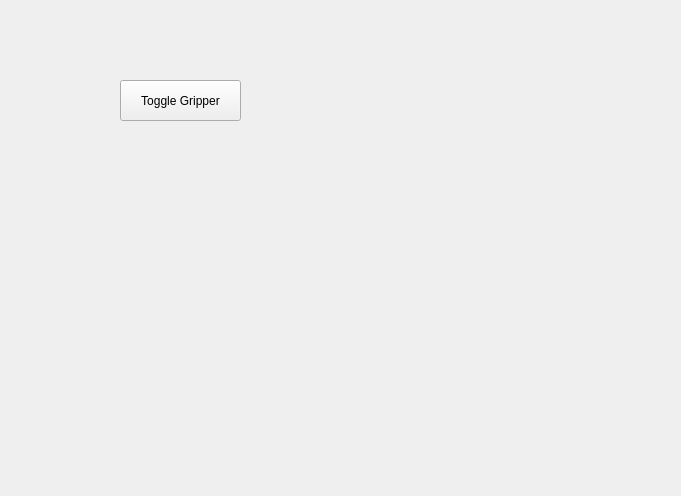
<?xml version="1.0" encoding="UTF-8"?>
<ui version="4.0">
 <class>DashboardWidget</class>
 <widget class="QWidget" name="DashboardWidget">
  <property name="geometry">
   <rect>
    <x>0</x>
    <y>0</y>
    <width>681</width>
    <height>496</height>
   </rect>
  </property>
  <property name="windowTitle">
   <string>Form</string>
  </property>
  <widget class="QPushButton" name="pushButton">
   <property name="geometry">
    <rect>
     <x>120</x>
     <y>80</y>
     <width>121</width>
     <height>41</height>
    </rect>
   </property>
   <property name="text">
    <string>Toggle Gripper</string>
   </property>
  </widget>
 </widget>
 <resources/>
 <connections>
  <connection>
   <sender>pushButton</sender>
   <signal>clicked()</signal>
   <receiver>DashboardWidget</receiver>
   <slot>toggleLeftGripper()</slot>
   <hints>
    <hint type="sourcelabel">
     <x>202</x>
     <y>108</y>
    </hint>
    <hint type="destinationlabel">
     <x>225</x>
     <y>195</y>
    </hint>
   </hints>
  </connection>
 </connections>
 <slots>
  <slot>toggleLeftGripper()</slot>
 </slots>
</ui>
